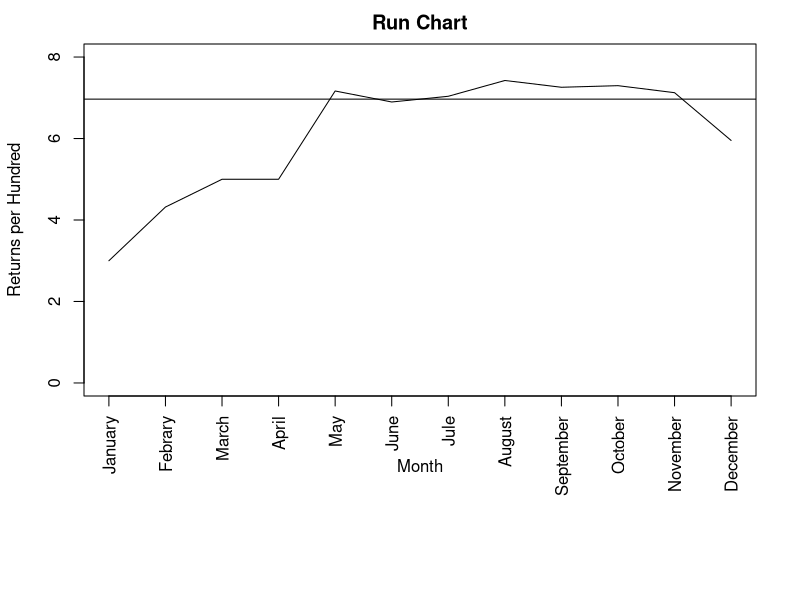

R code for this plot:
#read data and add rate
data <- read.csv("ch13p201.txt", header=TRUE);
data$ReturnsRate <- data$NumberOfReturns / data$NumberOfSales * 100;

#draw chart
png(filename="ch13p201.png");
#add margin for labels at bottom
par(mar = c(10, 4, 2, 2) + 0.2);
#plot return rate line
plot(data$ReturnsRate, type="l", xaxt="n", ylim=c(0, round(max(data$ReturnsRate)) + 1),
     xlab="Month", ylab="Returns per Hundred",
     main="Run Chart");
#plot median line
abline(h=median(data$ReturnsRate));
#add axis with month names
axis(1, at=seq(1, length(data$ReturnsRate)), labels=data$Month, las=2);

dev.off();